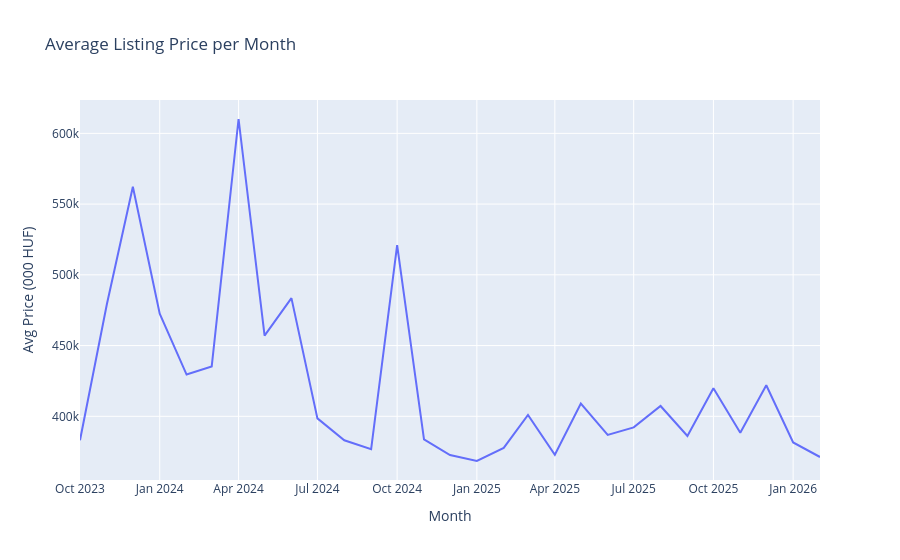

Notebook cell for this chart:
### Code cell
px.line(
    monthly_avg,
    x="month",
    y="avg_price",
    title="Average Listing Price per Month",
    labels={"month": "Month", "avg_price": "Avg Price (000 HUF)"},
)
